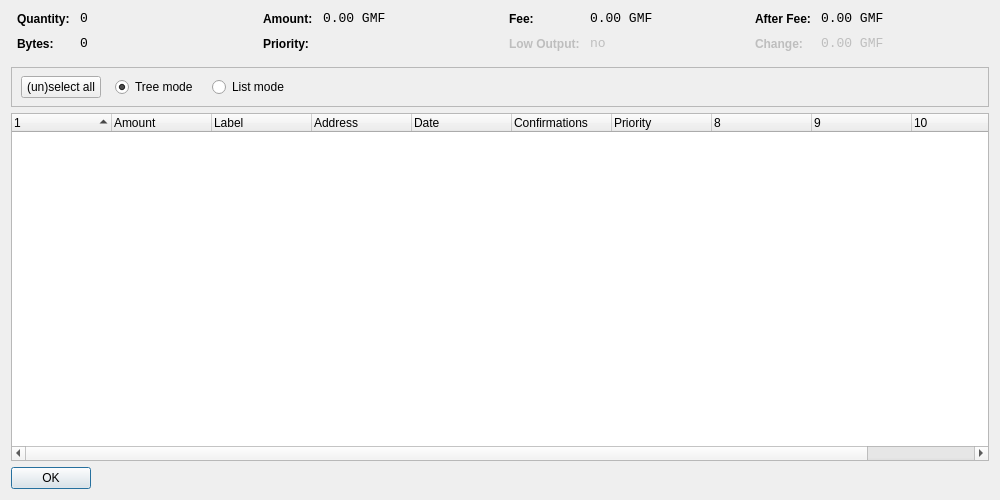
<?xml version="1.0" encoding="UTF-8"?>
<ui version="4.0">
 <class>CoinControlDialog</class>
 <widget class="QDialog" name="CoinControlDialog">
  <property name="geometry">
   <rect>
    <x>0</x>
    <y>0</y>
    <width>1000</width>
    <height>500</height>
   </rect>
  </property>
  <property name="windowTitle">
   <string>Coin Control</string>
  </property>
  <layout class="QVBoxLayout" name="verticalLayout">
   <item>
    <layout class="QHBoxLayout" name="horizontalLayoutTop" stretch="0,0,0,0">
     <property name="topMargin">
      <number>0</number>
     </property>
     <property name="bottomMargin">
      <number>10</number>
     </property>
     <item>
      <layout class="QFormLayout" name="formLayoutCoinControl1">
       <property name="horizontalSpacing">
        <number>10</number>
       </property>
       <property name="verticalSpacing">
        <number>10</number>
       </property>
       <property name="leftMargin">
        <number>6</number>
       </property>
       <property name="rightMargin">
        <number>6</number>
       </property>
       <item row="0" column="0">
        <widget class="QLabel" name="labelCoinControlQuantityText">
         <property name="styleSheet">
          <string notr="true">font-weight:bold;</string>
         </property>
         <property name="text">
          <string>Quantity:</string>
         </property>
        </widget>
       </item>
       <item row="0" column="1">
        <widget class="QLabel" name="labelCoinControlQuantity">
         <property name="font">
          <font>
           <family>Monospace</family>
           <pointsize>10</pointsize>
          </font>
         </property>
         <property name="cursor">
          <cursorShape>IBeamCursor</cursorShape>
         </property>
         <property name="contextMenuPolicy">
          <enum>Qt::ActionsContextMenu</enum>
         </property>
         <property name="text">
          <string notr="true">0</string>
         </property>
         <property name="textInteractionFlags">
          <set>Qt::LinksAccessibleByMouse|Qt::TextSelectableByKeyboard|Qt::TextSelectableByMouse</set>
         </property>
        </widget>
       </item>
       <item row="1" column="0">
        <widget class="QLabel" name="labelCoinControlBytesText">
         <property name="styleSheet">
          <string notr="true">font-weight:bold;</string>
         </property>
         <property name="text">
          <string>Bytes:</string>
         </property>
        </widget>
       </item>
       <item row="1" column="1">
        <widget class="QLabel" name="labelCoinControlBytes">
         <property name="font">
          <font>
           <family>Monospace</family>
           <pointsize>10</pointsize>
          </font>
         </property>
         <property name="cursor">
          <cursorShape>IBeamCursor</cursorShape>
         </property>
         <property name="contextMenuPolicy">
          <enum>Qt::ActionsContextMenu</enum>
         </property>
         <property name="text">
          <string notr="true">0</string>
         </property>
         <property name="textInteractionFlags">
          <set>Qt::LinksAccessibleByMouse|Qt::TextSelectableByKeyboard|Qt::TextSelectableByMouse</set>
         </property>
        </widget>
       </item>
      </layout>
     </item>
     <item>
      <layout class="QFormLayout" name="formLayoutCoinControl2">
       <property name="horizontalSpacing">
        <number>10</number>
       </property>
       <property name="verticalSpacing">
        <number>10</number>
       </property>
       <property name="leftMargin">
        <number>6</number>
       </property>
       <property name="rightMargin">
        <number>6</number>
       </property>
       <item row="0" column="0">
        <widget class="QLabel" name="labelCoinControlAmountText">
         <property name="styleSheet">
          <string notr="true">font-weight:bold;</string>
         </property>
         <property name="text">
          <string>Amount:</string>
         </property>
        </widget>
       </item>
       <item row="0" column="1">
        <widget class="QLabel" name="labelCoinControlAmount">
         <property name="font">
          <font>
           <family>Monospace</family>
           <pointsize>10</pointsize>
          </font>
         </property>
         <property name="cursor">
          <cursorShape>IBeamCursor</cursorShape>
         </property>
         <property name="contextMenuPolicy">
          <enum>Qt::ActionsContextMenu</enum>
         </property>
         <property name="text">
          <string notr="true">0.00 GMF</string>
         </property>
         <property name="textInteractionFlags">
          <set>Qt::LinksAccessibleByMouse|Qt::TextSelectableByKeyboard|Qt::TextSelectableByMouse</set>
         </property>
        </widget>
       </item>
       <item row="1" column="0">
        <widget class="QLabel" name="labelCoinControlPriorityText">
         <property name="styleSheet">
          <string notr="true">font-weight:bold;</string>
         </property>
         <property name="text">
          <string>Priority:</string>
         </property>
        </widget>
       </item>
       <item row="1" column="1">
        <widget class="QLabel" name="labelCoinControlPriority">
         <property name="font">
          <font>
           <family>Monospace</family>
           <pointsize>10</pointsize>
          </font>
         </property>
         <property name="cursor">
          <cursorShape>IBeamCursor</cursorShape>
         </property>
         <property name="contextMenuPolicy">
          <enum>Qt::ActionsContextMenu</enum>
         </property>
         <property name="text">
          <string/>
         </property>
         <property name="textInteractionFlags">
          <set>Qt::LinksAccessibleByMouse|Qt::TextSelectableByKeyboard|Qt::TextSelectableByMouse</set>
         </property>
        </widget>
       </item>
      </layout>
     </item>
     <item>
      <layout class="QFormLayout" name="formLayoutCoinControl3">
       <property name="horizontalSpacing">
        <number>10</number>
       </property>
       <property name="verticalSpacing">
        <number>10</number>
       </property>
       <property name="leftMargin">
        <number>6</number>
       </property>
       <property name="rightMargin">
        <number>6</number>
       </property>
       <item row="0" column="0">
        <widget class="QLabel" name="labelCoinControlFeeText">
         <property name="styleSheet">
          <string notr="true">font-weight:bold;</string>
         </property>
         <property name="text">
          <string>Fee:</string>
         </property>
        </widget>
       </item>
       <item row="0" column="1">
        <widget class="QLabel" name="labelCoinControlFee">
         <property name="font">
          <font>
           <family>Monospace</family>
           <pointsize>10</pointsize>
          </font>
         </property>
         <property name="cursor">
          <cursorShape>IBeamCursor</cursorShape>
         </property>
         <property name="contextMenuPolicy">
          <enum>Qt::ActionsContextMenu</enum>
         </property>
         <property name="text">
          <string notr="true">0.00 GMF</string>
         </property>
         <property name="textInteractionFlags">
          <set>Qt::LinksAccessibleByMouse|Qt::TextSelectableByKeyboard|Qt::TextSelectableByMouse</set>
         </property>
        </widget>
       </item>
       <item row="1" column="0">
        <widget class="QLabel" name="labelCoinControlLowOutputText">
         <property name="enabled">
          <bool>false</bool>
         </property>
         <property name="styleSheet">
          <string notr="true">font-weight:bold;</string>
         </property>
         <property name="text">
          <string>Low Output:</string>
         </property>
        </widget>
       </item>
       <item row="1" column="1">
        <widget class="QLabel" name="labelCoinControlLowOutput">
         <property name="enabled">
          <bool>false</bool>
         </property>
         <property name="font">
          <font>
           <family>Monospace</family>
           <pointsize>10</pointsize>
          </font>
         </property>
         <property name="cursor">
          <cursorShape>IBeamCursor</cursorShape>
         </property>
         <property name="contextMenuPolicy">
          <enum>Qt::ActionsContextMenu</enum>
         </property>
         <property name="text">
          <string notr="true">no</string>
         </property>
         <property name="textInteractionFlags">
          <set>Qt::LinksAccessibleByMouse|Qt::TextSelectableByKeyboard|Qt::TextSelectableByMouse</set>
         </property>
        </widget>
       </item>
      </layout>
     </item>
     <item>
      <layout class="QFormLayout" name="formLayoutCoinControl4">
       <property name="horizontalSpacing">
        <number>10</number>
       </property>
       <property name="verticalSpacing">
        <number>10</number>
       </property>
       <property name="leftMargin">
        <number>6</number>
       </property>
       <property name="rightMargin">
        <number>6</number>
       </property>
       <item row="0" column="0">
        <widget class="QLabel" name="labelCoinControlAfterFeeText">
         <property name="styleSheet">
          <string notr="true">font-weight:bold;</string>
         </property>
         <property name="text">
          <string>After Fee:</string>
         </property>
        </widget>
       </item>
       <item row="0" column="1">
        <widget class="QLabel" name="labelCoinControlAfterFee">
         <property name="font">
          <font>
           <family>Monospace</family>
           <pointsize>10</pointsize>
          </font>
         </property>
         <property name="cursor">
          <cursorShape>IBeamCursor</cursorShape>
         </property>
         <property name="contextMenuPolicy">
          <enum>Qt::ActionsContextMenu</enum>
         </property>
         <property name="text">
          <string notr="true">0.00 GMF</string>
         </property>
         <property name="textInteractionFlags">
          <set>Qt::LinksAccessibleByMouse|Qt::TextSelectableByKeyboard|Qt::TextSelectableByMouse</set>
         </property>
        </widget>
       </item>
       <item row="1" column="0">
        <widget class="QLabel" name="labelCoinControlChangeText">
         <property name="enabled">
          <bool>false</bool>
         </property>
         <property name="styleSheet">
          <string notr="true">font-weight:bold;</string>
         </property>
         <property name="text">
          <string>Change:</string>
         </property>
        </widget>
       </item>
       <item row="1" column="1">
        <widget class="QLabel" name="labelCoinControlChange">
         <property name="enabled">
          <bool>false</bool>
         </property>
         <property name="font">
          <font>
           <family>Monospace</family>
           <pointsize>10</pointsize>
          </font>
         </property>
         <property name="cursor">
          <cursorShape>IBeamCursor</cursorShape>
         </property>
         <property name="contextMenuPolicy">
          <enum>Qt::ActionsContextMenu</enum>
         </property>
         <property name="text">
          <string notr="true">0.00 GMF</string>
         </property>
         <property name="textInteractionFlags">
          <set>Qt::LinksAccessibleByMouse|Qt::TextSelectableByKeyboard|Qt::TextSelectableByMouse</set>
         </property>
        </widget>
       </item>
      </layout>
     </item>
    </layout>
   </item>
   <item>
    <widget class="QFrame" name="frame">
     <property name="minimumSize">
      <size>
       <width>0</width>
       <height>40</height>
      </size>
     </property>
     <property name="frameShape">
      <enum>QFrame::StyledPanel</enum>
     </property>
     <property name="frameShadow">
      <enum>QFrame::Sunken</enum>
     </property>
     <widget class="QWidget" name="horizontalLayoutWidget">
      <property name="geometry">
       <rect>
        <x>10</x>
        <y>0</y>
        <width>781</width>
        <height>41</height>
       </rect>
      </property>
      <layout class="QHBoxLayout" name="horizontalLayoutPanel" stretch="0,0,0,0,0">
       <property name="spacing">
        <number>14</number>
       </property>
       <item>
        <widget class="QPushButton" name="pushButtonSelectAll">
         <property name="sizePolicy">
          <sizepolicy hsizetype="Maximum" vsizetype="Fixed">
           <horstretch>0</horstretch>
           <verstretch>0</verstretch>
          </sizepolicy>
         </property>
         <property name="text">
          <string>(un)select all</string>
         </property>
        </widget>
       </item>
       <item>
        <widget class="QRadioButton" name="radioTreeMode">
         <property name="sizePolicy">
          <sizepolicy hsizetype="Maximum" vsizetype="Fixed">
           <horstretch>0</horstretch>
           <verstretch>0</verstretch>
          </sizepolicy>
         </property>
         <property name="text">
          <string>Tree mode</string>
         </property>
         <property name="checked">
          <bool>true</bool>
         </property>
        </widget>
       </item>
       <item>
        <widget class="QRadioButton" name="radioListMode">
         <property name="sizePolicy">
          <sizepolicy hsizetype="Maximum" vsizetype="Fixed">
           <horstretch>0</horstretch>
           <verstretch>0</verstretch>
          </sizepolicy>
         </property>
         <property name="text">
          <string>List mode</string>
         </property>
        </widget>
       </item>
       <item>
        <spacer name="horizontalSpacer">
         <property name="orientation">
          <enum>Qt::Horizontal</enum>
         </property>
         <property name="sizeHint" stdset="0">
          <size>
           <width>40</width>
           <height>20</height>
          </size>
         </property>
        </spacer>
       </item>
      </layout>
     </widget>
    </widget>
   </item>
   <item>
    <widget class="CoinControlTreeWidget" name="treeWidget">
     <property name="contextMenuPolicy">
      <enum>Qt::CustomContextMenu</enum>
     </property>
     <property name="sortingEnabled">
      <bool>false</bool>
     </property>
     <property name="columnCount">
      <number>11</number>
     </property>
     <attribute name="headerShowSortIndicator" stdset="0">
      <bool>true</bool>
     </attribute>
     <attribute name="headerStretchLastSection">
      <bool>false</bool>
     </attribute>
     <column>
      <property name="text">
       <string/>
      </property>
     </column>
     <column>
      <property name="text">
       <string>Amount</string>
      </property>
     </column>
     <column>
      <property name="text">
       <string>Label</string>
      </property>
     </column>
     <column>
      <property name="text">
       <string>Address</string>
      </property>
     </column>
     <column>
      <property name="text">
       <string>Date</string>
      </property>
     </column>
     <column>
      <property name="text">
       <string>Confirmations</string>
      </property>
      <property name="toolTip">
       <string>Confirmed</string>
      </property>
     </column>
     <column>
      <property name="text">
       <string>Priority</string>
      </property>
     </column>
     <column>
      <property name="text">
       <string/>
      </property>
     </column>
     <column>
      <property name="text">
       <string/>
      </property>
     </column>
     <column>
      <property name="text">
       <string/>
      </property>
     </column>
     <column>
      <property name="text">
       <string/>
      </property>
     </column>
    </widget>
   </item>
   <item>
    <widget class="QDialogButtonBox" name="buttonBox">
     <property name="sizePolicy">
      <sizepolicy hsizetype="Maximum" vsizetype="Fixed">
       <horstretch>0</horstretch>
       <verstretch>0</verstretch>
      </sizepolicy>
     </property>
     <property name="orientation">
      <enum>Qt::Horizontal</enum>
     </property>
     <property name="standardButtons">
      <set>QDialogButtonBox::Ok</set>
     </property>
    </widget>
   </item>
  </layout>
 </widget>
 <customwidgets>
  <customwidget>
   <class>CoinControlTreeWidget</class>
   <extends>QTreeWidget</extends>
   <header>coincontroltreewidget.h</header>
  </customwidget>
 </customwidgets>
 <resources/>
 <connections/>
</ui>
